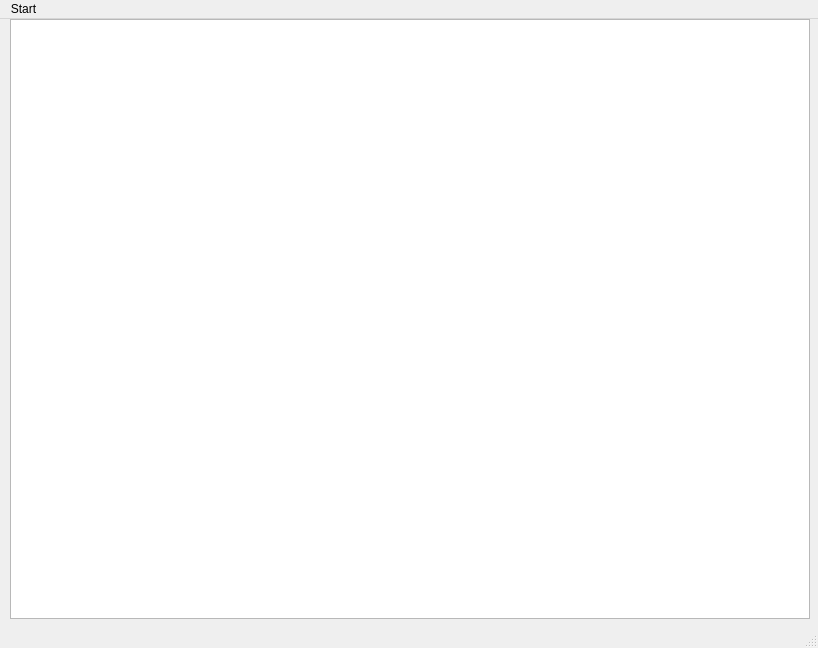
<?xml version="1.0" encoding="UTF-8"?>
<ui version="4.0">
 <class>MainWindow</class>
 <widget class="QMainWindow" name="MainWindow">
  <property name="geometry">
   <rect>
    <x>0</x>
    <y>0</y>
    <width>818</width>
    <height>648</height>
   </rect>
  </property>
  <property name="windowTitle">
   <string>MainWindow</string>
  </property>
  <widget class="QWidget" name="centralwidget">
   <widget class="QGraphicsView" name="graphicsView">
    <property name="geometry">
     <rect>
      <x>10</x>
      <y>0</y>
      <width>800</width>
      <height>600</height>
     </rect>
    </property>
   </widget>
  </widget>
  <widget class="QMenuBar" name="menubar">
   <property name="geometry">
    <rect>
     <x>0</x>
     <y>0</y>
     <width>818</width>
     <height>21</height>
    </rect>
   </property>
   <widget class="QMenu" name="menuStart">
    <property name="title">
     <string>Start</string>
    </property>
    <addaction name="actionAnimation"/>
   </widget>
   <addaction name="menuStart"/>
  </widget>
  <widget class="QStatusBar" name="statusbar"/>
  <action name="actionAnimation">
   <property name="text">
    <string>Animation</string>
   </property>
  </action>
 </widget>
 <resources/>
 <connections/>
</ui>
